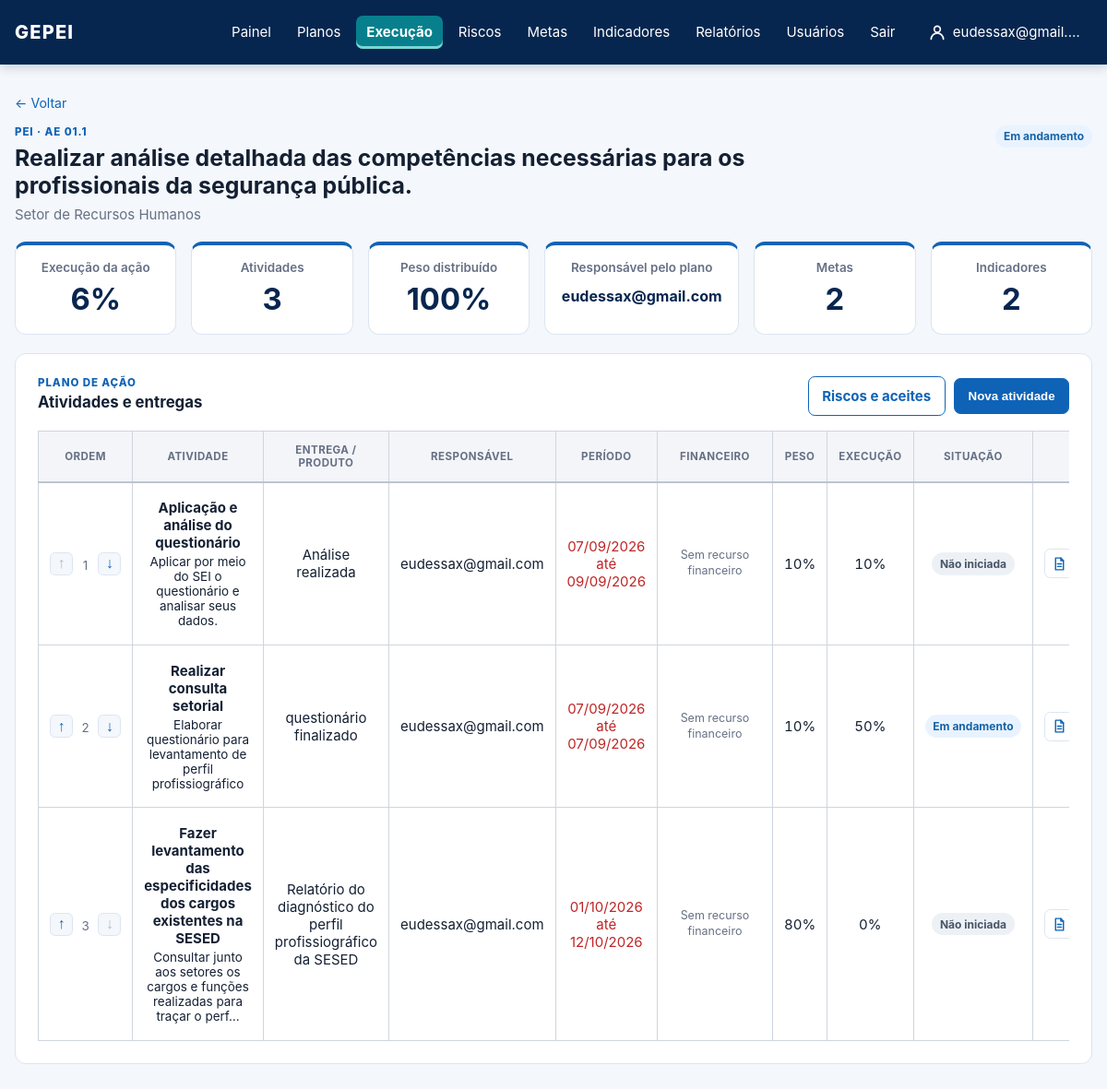
/planos-de-acao/1/ (signed in), run on an earlier commit of the app's database.
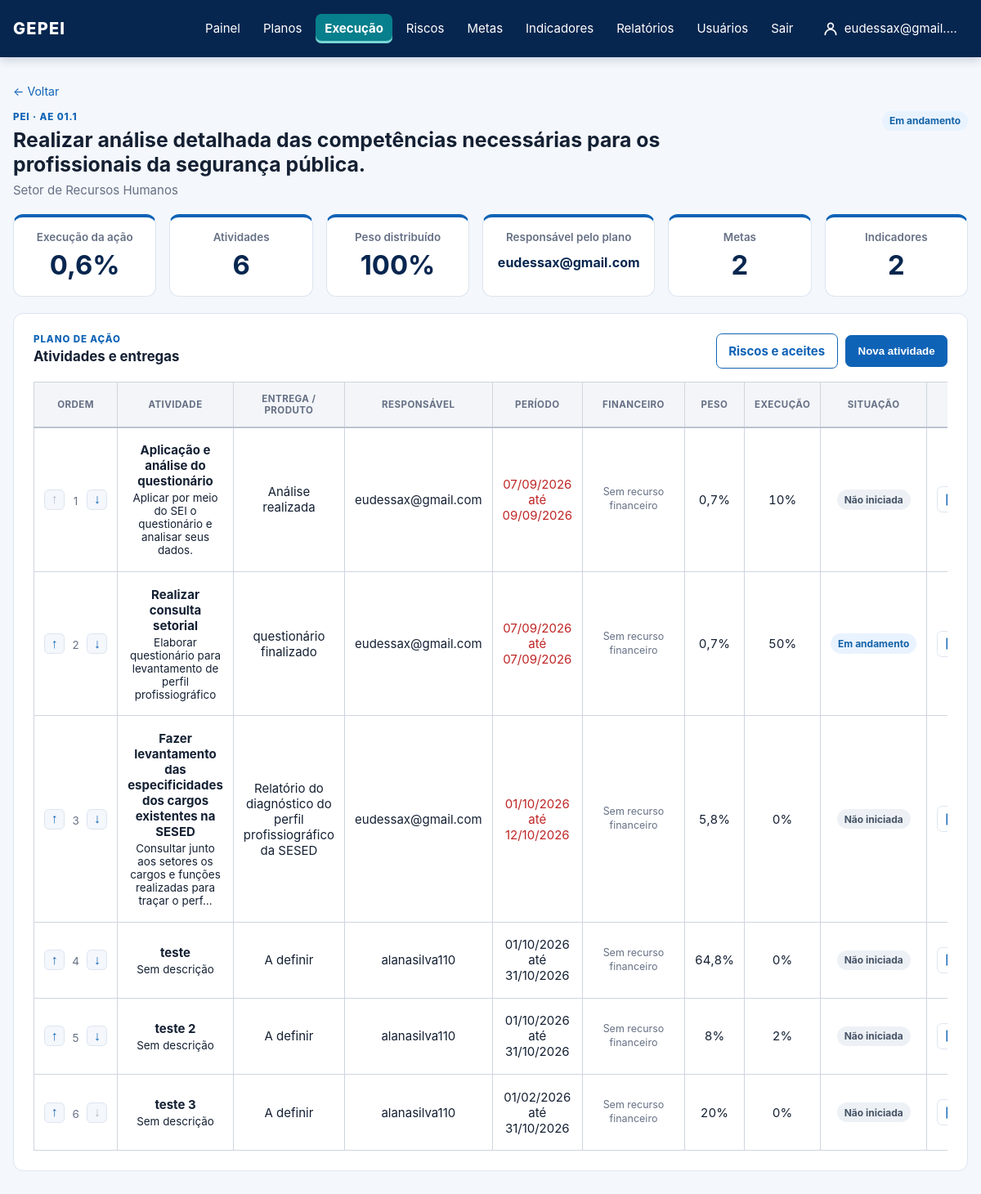
And on a later commit of the database.
### core/models.py (models this page shows, shortened)
class StrategicAction(models.Model):
    class Status(models.TextChoices):
        NOT_STARTED = "NAO_INICIADA", "Não iniciada"
        IN_PROGRESS = "EM_ANDAMENTO", "Em andamento"
        COMPLETED = "CONCLUIDA", "Concluída"
        DELAYED = "ATRASADA", "Atrasada"
        BLOCKED = "BLOQUEADA", "Bloqueada"
        SUSPENDED = "SUSPENSA", "Suspensa"
    artifact = models.ForeignKey(PlanArtifact, on_delete=models.PROTECT, related_name="actions")
    coordinating_unit = models.ForeignKey(OrganizationalUnit, on_delete=models.PROTECT)
    code = models.CharField(max_length=30)
    title = models.CharField(max_length=255)
    description = models.TextField(blank=True)
    due_date = models.DateField(
        null=True,
        blank=True,
        help_text="Preenchido no cronograma operacional; não é inferido da vigência do PEI.",
    )
    status = models.CharField(max_length=15, choices=Status.choices, default=Status.NOT_STARTED)
    progress = models.DecimalField(max_digits=5, decimal_places=2, default=0)
    funding_sources = models.CharField(max_length=255, blank=True)
    participating_units = models.ManyToManyField(OrganizationalUnit, related_name="participating_actions", blank=True)

class Activity(models.Model):
    class FundingSource(models.TextChoices):
        FAF = "FAF", "Fundo a Fundo (FaF)"
        CODE_0500 = "0500", "Fonte 0500"
        AGREEMENT = "CONVENIO", "Convênio"
        OTHER = "OUTRA", "Outra"
    action_plan = models.ForeignKey(ActionPlan, on_delete=models.CASCADE, related_name="activities")
    executor = models.ForeignKey(settings.AUTH_USER_MODEL, on_delete=models.PROTECT, related_name="assigned_activities")
    title = models.CharField(max_length=255)
    description = models.TextField(blank=True)
    position = models.PositiveIntegerField(default=0)
    weight = models.DecimalField(max_digits=5, decimal_places=2)
    progress = models.DecimalField(max_digits=5, decimal_places=2, default=0)
    start_date = models.DateField(null=True, blank=True)
    end_date = models.DateField()
    status = models.CharField(max_length=15, choices=StrategicAction.Status.choices, default=StrategicAction.Status.NOT_STARTED)
    expected_delivery = models.CharField(max_length=255, blank=True)
    requires_financial_resource = models.BooleanField(default=False)
    planned_cost = models.DecimalField(max_digits=14, decimal_places=2, null=True, blank=True)
    disbursed_cost = models.DecimalField(max_digits=14, decimal_places=2, null=True, blank=True)
    funding_source = models.CharField(max_length=12, choices=FundingSource.choices, blank=True)
    funding_source_other = models.CharField(max_length=160, blank=True)
    financial_responsible_unit = models.ForeignKey(
        OrganizationalUnit,
        null=True,
        blank=True,
        on_delete=models.PROTECT,
        related_name="financially_monitored_activities",
    )
    financial_reference = models.CharField(max_length=255, blank=True)
    class Meta:
        ordering = ["position", "start_date", "end_date", "id"]

class PlanArtifact(models.Model):
    class ArtifactType(models.TextChoices):
        DIMENSION = "DIMENSAO", "Dimensão BSC"
        AXIS = "EIXO", "Eixo Estratégico"
        OBJECTIVE = "OBJETIVO", "Objetivo Estratégico"
        PROJECT = "PROJETO", "Projeto Estratégico"
    plan = models.ForeignKey(Plan, on_delete=models.CASCADE, related_name="artifacts")
    parent = models.ForeignKey("self", null=True, blank=True, on_delete=models.CASCADE)
    artifact_type = models.CharField(max_length=12, choices=ArtifactType.choices)
    code = models.CharField(max_length=30, blank=True)
    title = models.CharField(max_length=255)
    description = models.TextField(blank=True)

class Plan(models.Model):
    class PlanType(models.TextChoices):
        PEI = "PEI", "PEI"
        PESP = "PESP", "PESP"
        PPA = "PPA", "PPA"
        OTHER = "OUTRO", "Outro"
    name = models.CharField(max_length=180)
    acronym = models.CharField(max_length=30)
    plan_type = models.CharField(max_length=10, choices=PlanType.choices)
    start_date = models.DateField()
    end_date = models.DateField()
    active = models.BooleanField(default=True)

class OrganizationalUnit(models.Model):
    class UnitType(models.TextChoices):
        ORGAN = "ORGAO", "Órgão"
        UNIT = "UNIDADE", "Unidade"
        SECTOR = "SETOR", "Setor"
    organization = models.ForeignKey(Organization, on_delete=models.PROTECT)
    parent = models.ForeignKey("self", null=True, blank=True, on_delete=models.PROTECT)
    name = models.CharField(max_length=180)
    acronym = models.CharField(max_length=30, blank=True)
    unit_type = models.CharField(max_length=10, choices=UnitType.choices)
    def __str__(self):
        return self.acronym or self.name

### core/views.py (the view)
# urls.py: path("planos-de-acao/<int:action_id>/", views.action_plan_detail, name="action_plan_detail"),
@login_required
@permission_required("core.view_actionplan", raise_exception=True)
def action_plan_detail(request, action_id):
    action = get_object_or_404(
        scope_actions(
            StrategicAction.objects.select_related("artifact", "artifact__plan", "coordinating_unit"), request.user
        ),
        pk=action_id,
    )
    try:
        action_plan = action.action_plan
    except ActionPlan.DoesNotExist:
        action_plan = None
    if request.method == "POST" and request.POST.get("operation") == "start_plan":
        _require_permission(request.user, "add_actionplan")
        action_plan = ActionPlan.objects.create(action=action, manager=request.user)
        messages.success(request, "Plano de ação iniciado. Agora você pode cadastrar as atividades e tarefas.")
        return redirect("action_plan_detail", action_id=action.id)
    form = None
    if action_plan:
        if request.method == "POST" and request.POST.get("operation") == "add_activity":
            _require_permission(request.user, "add_activity")
            form = ActivityForm(request.POST, action_plan=action_plan)
            if form.is_valid():
                current_total = action_plan.activities.aggregate(total=Sum("weight"))["total"] or Decimal("0")
                if current_total + form.cleaned_data["weight"] > Decimal("100") and request.POST.get("confirm_rebalance") != "1":
                    form.add_error(
                        "weight",
                        "O total ultrapassaria 100%. Confirme a redistribuição dos pesos ou informe um peso menor.",
                    )
            if form.is_valid():
                with transaction.atomic():
                    activity = form.save(commit=False)
                    activity.action_plan = action_plan
                    activity.position = (action_plan.activities.aggregate(last_position=Max("position"))["last_position"] or 0) + 1
                    activity.save()
                    rebalanced = _rebalance_activity_weights(action_plan, activity)
                    _sync_action_progress(action, action_plan)
                if rebalanced:
                    messages.success(request, "Atividade incluída. Os pesos anteriores foram redistribuídos para totalizar 100%.")
                else:
                    messages.success(request, "Atividade incluída no plano de ação.")
                return redirect("action_plan_detail", action_id=action.id)
        else:
            form = ActivityForm(action_plan=action_plan)
    activities = action_plan.activities.select_related("executor", "financial_responsible_unit").all() if action_plan else []
    allocated_weight = sum((activity.weight for activity in activities), 0)
    context = {
        "action": action,
        "action_plan": action_plan,
        "activities": activities,
        "form": form,
        "allocated_weight": allocated_weight,
        "remaining_weight": 100 - allocated_weight,
        "today": timezone.localdate(),
        **_action_indicators_summary(action),
    }
    return render(request, "core/action_plan_detail.html", context)

### core/context_processors.py (called while the page is built)
def navigation_plans(request):
    if not request.user.is_authenticated:
        return {"navigation_plans": []}
    return {"navigation_plans": Plan.objects.order_by("acronym", "name")}

### core/permissions.py (called while the page is built, shortened)
def is_administrator(user):
    if user.is_superuser:
        return True
    return user.groups.filter(name__iexact=ADMINISTRATOR_GROUP_NAME).exists()

def user_unit_ids(user):
    if is_administrator(user):
        return None

def scope_actions(queryset, user):
    ids = user_unit_ids(user)
    if ids is None:
        return queryset
    from .models import StrategicAction
    visible = StrategicAction.objects.filter(
        Q(coordinating_unit_id__in=ids) | Q(participating_units__in=ids)
    ).values("pk")
    return queryset.filter(pk__in=visible)

### templates/core/action_plan_detail.html (shortened to what the changed rows need)
{% extends "base.html" %}
{% block content %}
  <section class="action-detail-heading">
    <div><p class="eyebrow">{{ action.artifact.plan.acronym }} · {{ action.code }}</p><h1>{{ action.title }}</h1><p>{{ action.coordinating_unit.name }}</p></div>
    <div class="heading-actions"><span class="chip chip-{{ action.status|lower }}">{{ action.get_status_display }}</span></div>
  </section>
  {% if not action_plan %}
    <section class="panel start-plan-panel"><h2>Iniciar plano de ação</h2><p>O plano de ação permitirá dividir esta ação estratégica em tarefas, atribuí-las a pessoas e acompanhar entregas e prazos.</p>{% if perms.core.add_actionplan %}<form method="post">{% csrf_token %}<input type="hidden" name="operation" value="start_plan"><button class="button button-primary" type="submit">Iniciar plano de ação</button></form>{% else %}<p class="form-hint">Você não tem permissão para iniciar planos de ação.</p>{% endif %}</section>
  {% else %}
    <section class="metrics action-detail-metrics action-plan-metrics">
      <article class="metric-card metric-blue"><span>Execução da ação</span><strong>{{ action.progress|floatformat:"-1" }}%</strong></article>
      <article class="metric-card"><span>Atividades</span><strong>{{ activities|length }}</strong></article>
      <article class="metric-card {% if remaining_weight > 0 %}metric-warning{% endif %}"><span>Peso distribuído</span><strong>{{ allocated_weight|floatformat:"-1" }}%</strong></article>
      <article class="metric-card"><span>Responsável pelo plano</span><strong class="manager-name">{{ action_plan.manager.get_full_name|default:action_plan.manager.username }}</strong></article>
      {% if perms.core.view_strategictarget %}<a class="metric-card metric-link" href="{{ targets_url }}" title="Ver metas do objetivo estratégico"><span>Metas</span><strong>{{ objective_target_count }}</strong></a>{% endif %}
      {% if perms.core.view_indicator %}<a class="metric-card metric-link" href="{{ indicators_url }}" title="Ver indicadores do objetivo estratégico"><span>Indicadores</span><strong>{{ objective_indicator_count }}</strong></a>{% endif %}
    </section>
    <section class="detail-grid">
      <article class="panel task-panel"><div class="panel-heading"><div><p class="eyebrow">Plano de ação</p><h2>Atividades e entregas</h2></div><div class="panel-heading-actions">{% if perms.core.view_risk %}<a class="button button-secondary" href="{% url 'risk_map' action.id %}">Riscos e aceites</a>{% endif %}{% if perms.core.add_activity %}<button class="button button-primary" type="button" data-open-activity-form>Nova atividade</button>{% endif %}</div></div>
        {% if activities %}
          <div class="responsive-table"><table><thead><tr><th>Ordem</th><th>Atividade</th><th>Entrega / produto</th><th>Responsável</th><th>Período</th><th>Financeiro</th><th class="col-center">Peso</th><th class="col-center">Execução</th><th>Situação</th><th>Ações</th></tr></thead><tbody>{% for activity in activities %}<tr><td>{% if perms.core.change_activity %}<div class="order-controls"><form method="post" action="{% url 'activity_move' action.id activity.id 'acima' %}">{% csrf_token %}<button type="submit" class="icon-button" {% if forloop.first %}disabled{% endif %} aria-label="Mover para cima">↑</button></form><span>{{ forloop.counter }}</span><form method="post" action="{% url 'activity_move' action.id activity.id 'abaixo' %}">{% csrf_token %}<button type="submit" class="icon-button" {% if forloop.last %}disabled{% endif %} aria-label="Mover para baixo">↓</button></form></div>{% else %}{{ forloop.counter }}{% endif %}</td><td class="activity-title-cell"><strong>{{ activity.title }}</strong><span>{{ activity.description|default:"Sem descrição"|truncatechars:80 }}</span></td><td>{{ activity.expected_delivery|default:"A definir" }}</td><td>{{ activity.executor.get_full_name|default:activity.executor.username }}</td><td class="period-cell {% if activity.end_date < today and activity.status != 'CONCLUIDA' and activity.status != 'SUSPENSA' %}deadline-overdue{% endif %}">{{ activity.start_date|date:"d/m/Y" }}<br>até<br>{{ activity.end_date|date:"d/m/Y" }}</td><td>{% if activity.requires_financial_resource %}<div class="financial-summary"><div><span>Previsto</span><strong>R$ {{ activity.planned_cost|default:0|floatformat:"2g" }}</strong></div><div><span>Desembolsado</span><strong>R$ {{ activity.disbursed_cost|default:0|floatformat:"2g" }}</strong></div><small>{{ activity.get_funding_source_display|default:"Fonte a informar" }}{% if activity.financial_responsible_unit %} · {{ activity.financial_responsible_unit.acronym }}{% endif %}</small></div>{% else %}<span class="financial-empty">Sem recurso financeiro</span>{% endif %}</td><td class="percentage-cell">{{ activity.weight|floatformat:"-1" }}%</td><td class="percentage-cell">{{ activity.progress|floatformat:"-1" }}%</td><td><span class="chip chip-{{ activity.status|lower }}">{{ activity.get_status_display }}</span></td><td><div class="row-actions">{% if perms.core.view_activity %}<a class="row-icon" href="{% url 'activity_follow_up' action.id activity.id %}#evidencias" title="Adicionar evidência" aria-label="Adicionar evidência"><svg viewBox="0 0 24 24" aria-hidden="true"><path d="M6 3h8l4 4v14H6z"/><path d="M14 3v4h4"/><path d="M9 12h6M9 16h6"/></svg></a>{% endif %}{% if perms.core.change_activity %}<a class="row-icon" href="{% url 'activity_edit' action.id activity.id %}" title="Editar" aria-label="Editar"><svg viewBox="0 0 24 24" aria-hidden="true"><path d="M4 20h4L19 9l-4-4L4 16v4z"/><path d="M13 7l4 4"/></svg></a>{% endif %}{% if perms.core.delete_activity %}<a class="row-icon row-icon-danger" href="{% url 'activity_delete' action.id activity.id %}" title="Excluir" aria-label="Excluir"><svg viewBox="0 0 24 24" aria-hidden="true"><path d="M4 7h16"/><path d="M9 7V4h6v3"/><path d="M6 7l1 13h10l1-13"/><path d="M10 11v6M14 11v6"/></svg></a>{% endif %}</div></td></tr>{% endfor %}</tbody></table></div>
        {% else %}<div class="empty-state"><strong>Ainda não há atividades cadastradas.</strong><span>Clique em “Nova atividade” para cadastrar a primeira tarefa do plano de ação.</span></div>{% endif %}
      </article>
    </section>
{% endif %}
{% endblock %}

What changed in the data, as far as the page shows it:
changed StrategicAction "Em andamento": progress "6" → "0,6"
changed Activity "Aplicação e análise do questionário": weight "10" → "0,7"
changed Activity "Realizar consulta setorial": weight "10" → "0,7"
changed Activity "Fazer levantamento das especificidades dos cargos existentes na SESED": weight "80" → "5,8"
added Activity: title "teste", description "Sem descrição", expected_delivery "A definir", executor.get_full_name "alanasilva110", start_date "01/10/2026", end_date "31/10/2026", requires_financial_resource "Sem recurso financeiro", weight "64,8", progress "0", status "Não iniciada"
added Activity: title "teste 2", description "Sem descrição", expected_delivery "A definir", executor.get_full_name "alanasilva110", start_date "01/10/2026", end_date "31/10/2026", requires_financial_resource "Sem recurso financeiro", weight "8", progress "2", status "Não iniciada"
added Activity: title "teste 3", description "Sem descrição", expected_delivery "A definir", executor.get_full_name "alanasilva110", start_date "01/02/2026", end_date "31/10/2026", requires_financial_resource "Sem recurso financeiro", weight "20", progress "0", status "Não iniciada"
Also different on the page:
{{ activities|length }}: "3" → "6"
